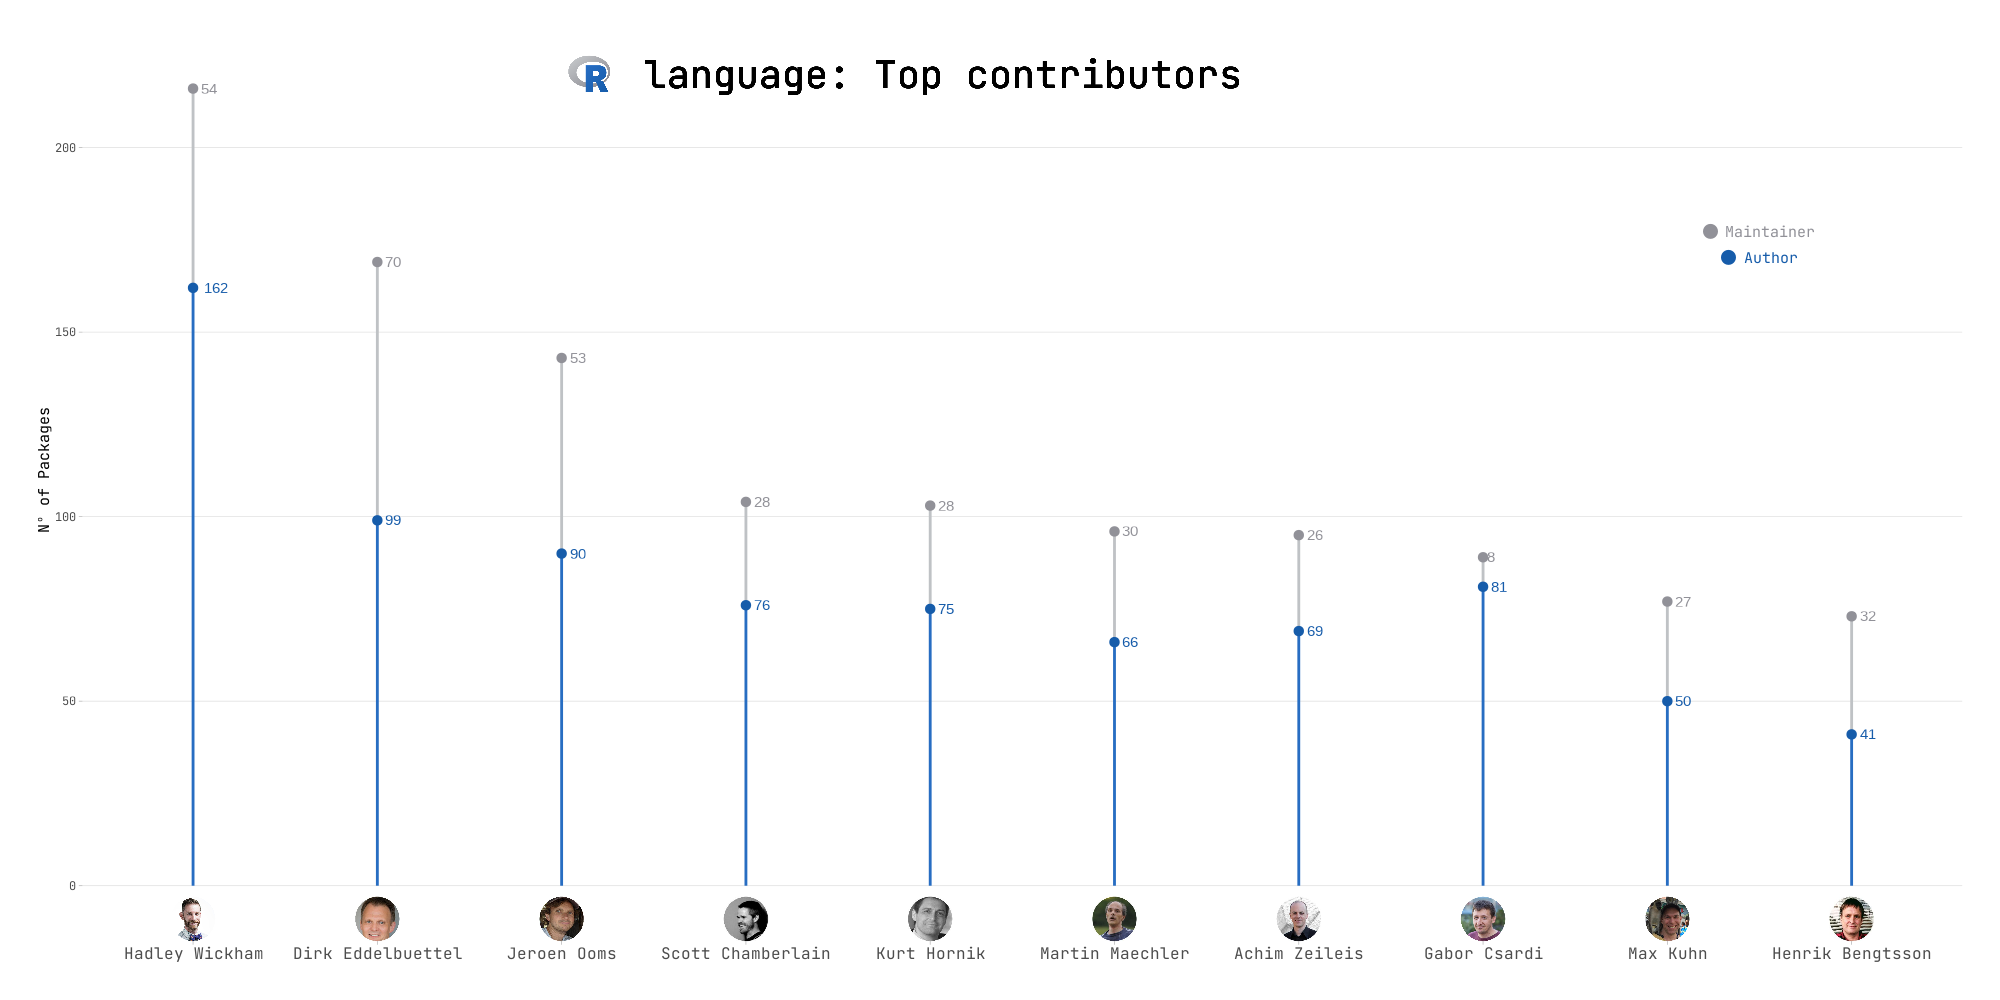

Generate this figure with R:
# TidyTuesday | Week 38, Year 2023 | Creator: Ioannis Doganos (https://github.com/Ioannis-D)

library(tidyverse)

# Read the data
tuesdata <- tidytuesdayR::tt_load(2023, week = 38)

cran <- tuesdata$cran_20230905 # TidyTuesday's page names it as cran_20230905 but for simplicity I rename it as cran.
package_authors <- tuesdata$package_authors
# cran_graph_nodes <- tuesdata$cran_graph_nodes | not used in my case
# cran_graph_edges <- tuesdata$cran_graph_edges | not used in my case
rm(tuesdata)

# Add the fonts
sysfonts::font_add_google(name = 'JetBrains Mono', family = 'JetBrains')
# The font for the legend, in order to include the dots
sysfonts::font_add(family = "fa-solid",
                   regular = "~/.fonts/fontawesome-free-6.4.0-desktop/otfs/Font Awesome 6 Free-Solid-900.otf")
showtext::showtext_auto()

# ---- DATA MANIPULATION ----

# Extract only the name of the Maintainers, without the email address (and without spaces at the end or " and ' at the beggining or the enc)
maintainers <- stringr::str_extract(cran$Maintainer, '["\']?(.*)["\']?\\s<.*', group = TRUE)

# Create a df with the counts of each maintainer
maintainers_df <- as.data.frame(table(maintainers))

# Count the times authors appear
count_authors <- package_authors %>% count(authorsR)

# Join the two df into one
auth_maint <- merge(x = maintainers_df, y = count_authors, by.x = 'maintainers', by.y = 'authorsR', all = TRUE)

# Rename the columns
names(auth_maint) <- c('Name', 'Maintainer', 'Author')

# Create a new column with the sum of numbers of packages that are authors and maintainers and choose the top 10 (excluding RStudio, R Core Team and Posit Software)
auth_maint <- auth_maint %>% 
  filter(Name != 'Rstudio',
         Name != 'R Core Team',
         Name != 'Posit Software') %>% 
  group_by(Name) %>% 
  mutate(total = sum(Maintainer, Author, na.rm = TRUE)) %>% 
  arrange(desc(total))

auth_maint <- auth_maint[1:10, ]

# ---- PLOT ----

# The colors of R's language logo
green_blue <- "#165caa"
celtic_blue <- "#276dc2"
silver_sand <- "#bfc2c5"
spanish_gray <- "#919198"

# The sizes
size = 3
linewidth = 1

# ---- Main plot ----
maintainers <- ggplot(auth_maint) +
  geom_segment(aes(x = reorder(Name, total, decreasing = TRUE), y = Author , xend = Name, yend = total), color = silver_sand, linewidth = linewidth) +
  geom_point(aes(x = Name, y = total), color = spanish_gray, size = size) +
  geom_text(aes(x = Name, y = total, label = Maintainer, vjust = 0.5, hjust = -0.5), color = spanish_gray)
  

p <- maintainers +
  # The number of packages that are authors
  geom_segment(aes(x = Name, y = 0, xend=Name, yend = Author), color = celtic_blue, linewidth = linewidth) +
  geom_point(aes(x = Name, y = Author, size = 3), color = green_blue, size = size, show.legend = TRUE) +
  geom_text(aes(x = Name, y = Author, label = Author, vjust = 0.5, hjust = -0.5), color = green_blue)
  
# Add a title 
title <- ' language: Top contributors'
p <- p +
  geom_text(aes(x = 5, y = 220, label = title, family = 'JetBrains'), size = 10)

# Creating a "legend" 
dot_icon <-  "<span style='font-family:fa-solid'>&#xf111;</span>"
legends <- tibble(
  x = 9.5,
  y = c(177, 170),
  legend = c(paste0(dot_icon, "  Maintainer"), paste0(dot_icon, "  Author")),
  color = c(spanish_gray, green_blue)
)

# Use the ggtex package to plot the dots from font-awesome
p <- p + 
  ggtext::geom_richtext(data = legends, nudge_x = 0,
                        mapping = aes(
                          x = x, 
                          y = y, 
                          label = legend,
                          family = 'JetBrains',
                          label.colour = NA,),
                        fill = NA,
                        col = legends$color,
                        size = 4)

# Change background, grindlines, etc
p <- p +
  # Start the y axis at 0 without any distance from the names
  scale_y_continuous(limits = c(0, 225), expand = c(0,15)) + 
  ylab("Nº of Packages") + 
  # Theme light and make as default font JetBrains
  theme_light(base_family = 'JetBrains') + 
  theme(panel.grid.minor = element_blank(),
        panel.grid.major.x = element_blank(),
        panel.border = element_blank(),
        axis.title.x = element_blank(),
        # Increase the names of the contributors
        axis.text.x = element_text(size = 12),
        # As the plot is quite simple and clear, add some margin in order to be more 'centered' and beautiful
        plot.margin = unit(c(0, 1, 1, 1), 'cm'))

# ---- Add the R logo ----
# Read it and transform it in order to be able to be plotted
r_logo <- png::readPNG('./Images/Rlogo.png', native = TRUE)
r_logo <- grid::rasterGrob(r_logo, interpolate = TRUE)

# Add the logo just right next to the title
p <- p + 
  annotation_custom(r_logo, xmin = 3, xmax = 3.3, ymin = 215, ymax = 225)


# ---- Add the photos of the contributors ----

# First, transform each photo to be round

# Create a circle
jpeg(tf <- tempfile(fileext = ".jpeg"), 1000, 1000)
par(mar = rep(0,4), yaxs="i", xaxs="i")
plot(0, type = "n", ylim = c(0,1), xlim=c(0,1), axes=F, xlab=NA, ylab=NA)
plotrix::draw.circle(.5,0.5,.5, col="black")
dev.off()

# Make the path 
path = paste0('./Images/', auth_maint$Name, '.jpeg')

# Modify each foto (with the magick package) to be in a circle and save it 
for (photo in path){
  img <- magick::image_read(photo)
  mask <- magick::image_read(tf)
  mask <- magick::image_scale(mask, as.character(magick::image_info(img)$width))
  image <- magick::image_composite(mask, img, "plus") 
  
  magick::image_write(image, path = str_replace(photo, ".jpeg", "_circle.jpeg"), format = "jpeg")
}


# The first x positions for the first photo 
x1 <- 0.5
x2 <- x1 + 1

# Insert each contributor's photo to the plot
for (contributor in p$data$Name) {
  # Take the path for each contributor
  path = paste0("./Images/", contributor, "_circle.jpeg")
  # Read the image and transform it in order to be able to be plotted
  img <- jpeg::readJPEG(path, native = TRUE)
  img <- grid::rasterGrob(img, interpolate = TRUE)
  
  # Add the photo to the plot
  p <- p +
    annotation_custom(img, xmin = x1, xmax = x2, ymin = -15, ymax = -3)
  
  # Adjust the x positions for the next photo
  x1 <- x1 + 1
  x2 <- x1 + 1
  
}

# Show the plot
p
